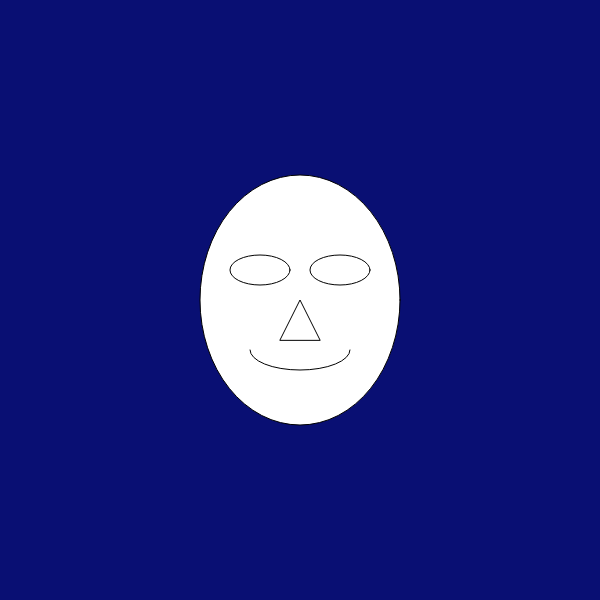
Frame 1 (no input)
Frame 60 (no input): identical to frame 1, image omitted
Frame 120 (the mouse pressed at the canvas centre since frame 60): identical to frame 1, image omitted

The p5.js sketch that drew this single still picture (run headless with seeded random() and noise() and a simulated clock; from frame 60 on, the mouse is pressed at the canvas centre):

// p5.js sketch
// ── sketch.js
function setup() {
  createCanvas(600, 600);
}

function draw() {
 background(9, 15, 115);
  ellipse(300,300,200,250)
  ellipse(260,270,60,30)
  ellipse(340,270,60,30)
  arc(300,350,100,40,0,PI)
  triangle(320,340,300,300,280,340)
  
}
